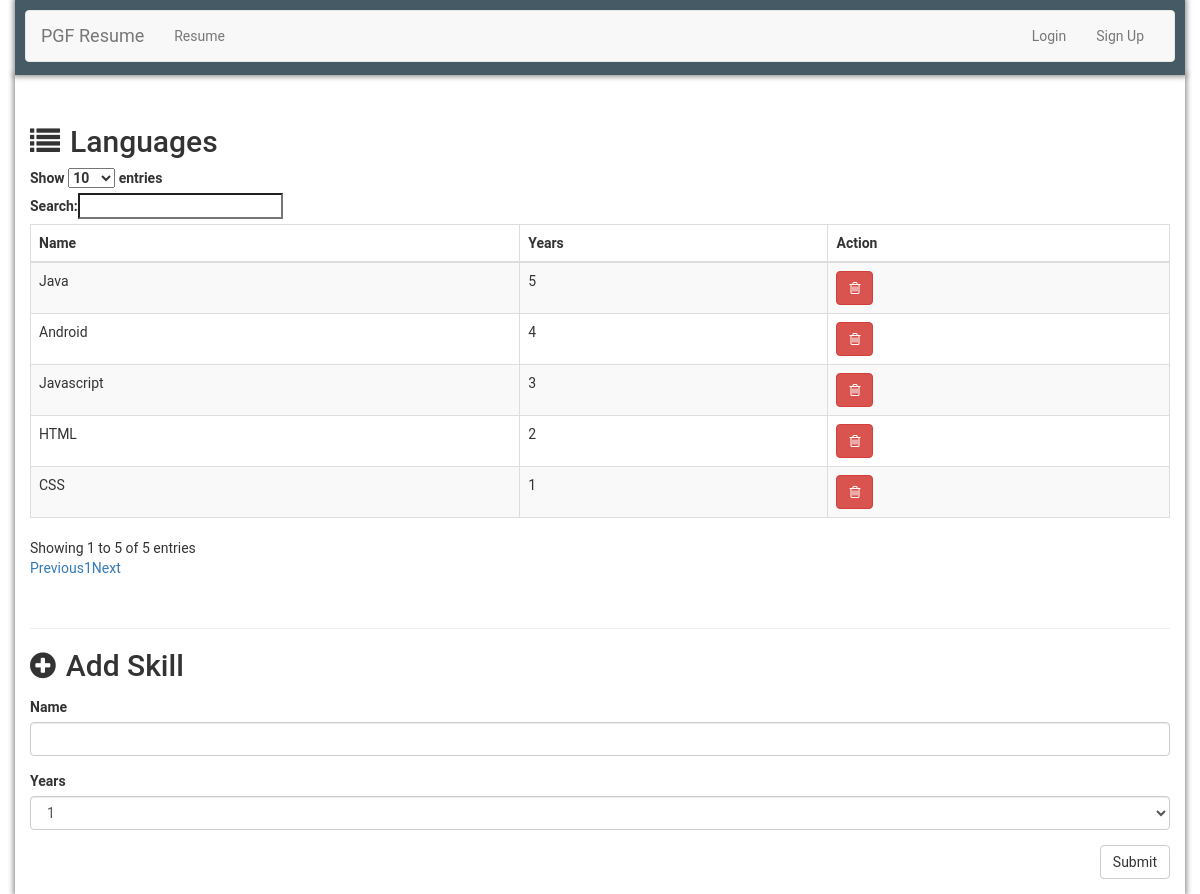
The app's page /skill.php with its own data.
### tables this page shows
CREATE TABLE `skill` (
  `id` int(11) NOT NULL,
  `name` varchar(50) DEFAULT NULL,
  `years` int(11) DEFAULT NULL
);

### session.php (called while the page is built, shortened)
<?php
class Session {
    public static function getInstance() {
        static $inst = null;
        if ($inst === null) {
            $inst = new Session();
        }
        return $inst;
    }
}
?>

### database/database.php (called while the page is built, shortened)
<?php
class Database {
    private $host      = "localhost";
    private $user      = "root";
    private $pass      = "";
    private $dbname    = "resumedb";
    private $dbh;
    public function __construct() {
        $dsn = 'mysql:host=' . $this->host . ';dbname=' . $this->dbname;
        $options = array(
            PDO::ATTR_PERSISTENT    => true,
            PDO::ATTR_ERRMODE       => PDO::ERRMODE_EXCEPTION
        );
        try{
            $this->dbh = new PDO($dsn, $this->user, $this->pass, $options);
        }
        catch(PDOException $e){
            $this->error = $e->getMessage();
        }
    }
    public static function getInstance() {
        static $inst = null;
        if ($inst === null) {
            $inst = new Database();
        }
        return $inst;
    }
    public function query($query) {
      $sth = $this->dbh->prepare($query);
      $sth->execute();
      return $sth->fetchAll();
    }
}
?>

### skill.php (the view, shortened to what this page needs)
<?php
include_once 'header.php';
$db = Database::getInstance();
$skills = $db->query('SELECT * FROM skill');
?>
<div class="row">
  <section class="skill-table-section col-md-12" style="margin-top: 30px;">
    <h2 class="title"><i class="fa fa-list" aria-hidden="true" style="margin-right:10px;"></i>Languages</h2>
    <table id="skill-table" class="table table-striped table-bordered" cellspacing="0" width="100%">
        <thead>
            <tr>
                <th>Name</th>
                <th>Years</th>
                <th>Action</th>
            </tr>
        </thead>
        <tbody>
          <?php foreach ($skills as $skill) : ?>
            <tr>
                <td><?php echo $skill["name"] ?></td>
                <td><?php echo $skill["years"] ?></td>
                <td>
                  <form action="requests/delete_skill.php" method="post" onSubmit="if(!confirm('Confirm delete of skill?')){return false;}">
                    <button type="submit" class="btn btn-danger"><i class="fa fa-trash-o" aria-hidden="true"></i></button>
                  </form>
                </td>
            </tr>
          <?php endforeach; ?>
        </tbody>
    </table>
  </section>
  <section class="skill-insert-section col-md-12" style="margin-top: 30px;">
    <hr>
    <form id="form-skill" action="requests/add_skill.php" method="post">
      <div class="form-group">
        <h2 class="title"><i class="fa fa-plus-circle" aria-hidden="true" style="margin-right:10px;"></i>Add Skill</h2>
      </div>
      <div class="form-group">
        <label for="name">Name</label>
        <input type="text" class="form-control" name="name" maxlength="100">
      </div>
      <div class="form-group">
        <label for="years">Years</label>
        <select class="form-control" name="years">
          <option value="1">1</option>
        </select>
      </div>
      <div class="form-group text-right">
        <button type="submit" class="btn btn-default float-right">Submit</button>
      </div>
    </form>
  </section>
</div>

### style/style.css (style rules this page uses)
body { font-family: 'Roboto', sans-serif; padding-top: 75px; -webkit-font-smoothing: antialiased; -moz-osx-font-smoothing: grayscale; }

### records on screen
skill: name "Java", years "5"
skill: name "Android", years "4"
skill: name "Javascript", years "3"
skill: name "HTML", years "2"
skill: name "CSS", years "1"
